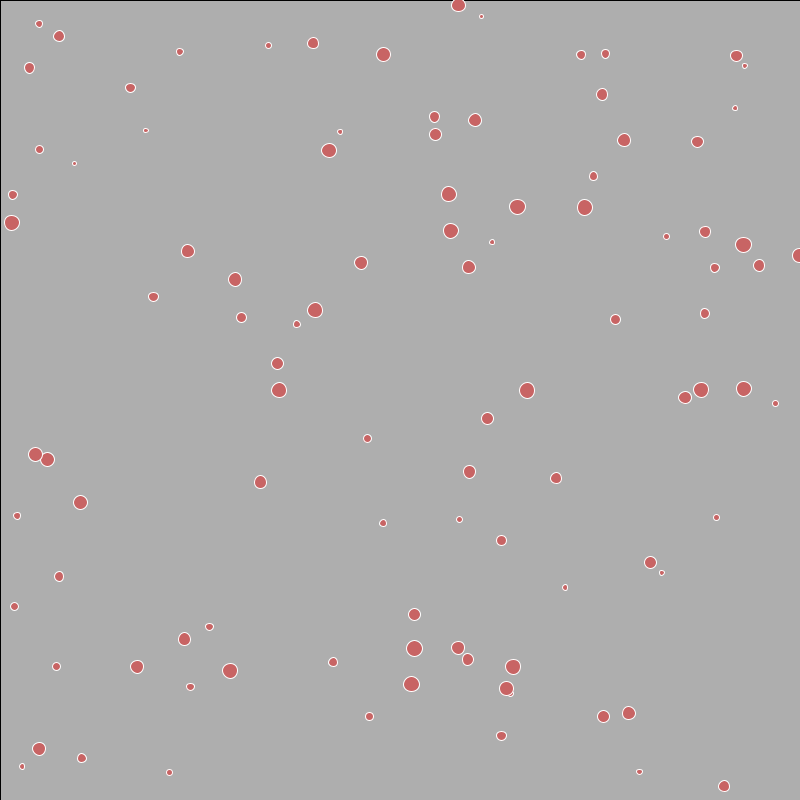
Frame 1 (no input)
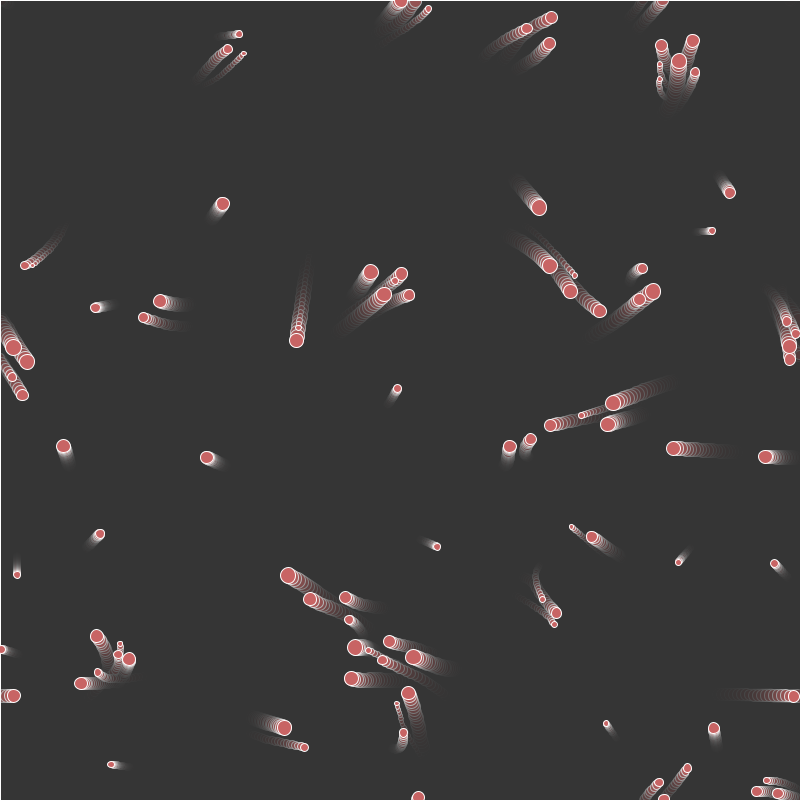
Frame 60 (the mouse pressed at the canvas centre just before this capture)
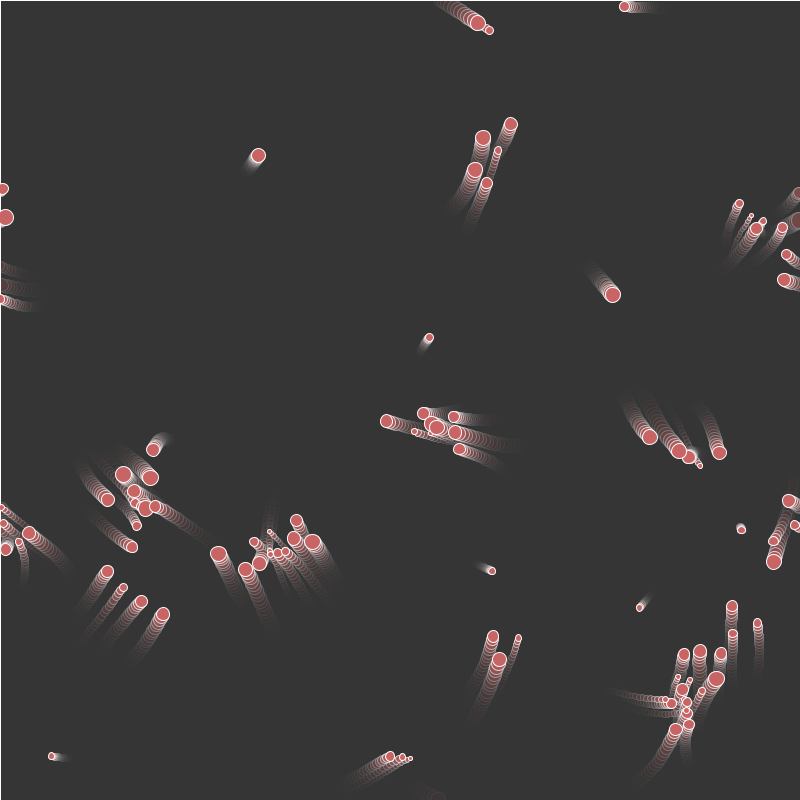
Frame 120 (the mouse held since frame 60 and released just before this capture)

The Processing sketch that drew these frames (run headless with seeded random() and noise(); from frame 60 on, the mouse is pressed at the canvas centre):

// Processing sketch: ENJAMBRE_BOIDS_ABSTRACTO
// ── ENJAMBRE_BOIDS_ABSTRACTO.pde
ArrayList<NPC> npcs = new ArrayList<>();
int numNPCs = 100;

void setup() {
  size(800, 800);
  
  // Crear NPCs
  for (int i = 0; i < numNPCs; i++) {
    npcs.add(new NPC(random(width), random(height), random(4, 16)));  // Tamaño aleatorio entre 4 y 16
  }
}

void draw() {
  //background(51, 50);
    blendMode(BLEND);
  
  // Dibujar un fondo blanco semitransparente
  fill(51, 50); // Color blanco con transparencia
  rect(0, 0, width, height); // Dibujar un rectángulo del tamaño de la ventana
  
  
  // Actualizar y dibujar NPCs
  for (NPC npc : npcs) {
    npc.flock(npcs);  // Aplicar comportamiento de flocking
    npc.update();
    npc.edges();  // Mantener a los NPCs dentro del canvas
    npc.display();
  }
}

// Clase NPC (o boid)
class NPC {
  PVector position;
  PVector velocity;
  PVector acceleration;
  float maxSpeed = 4;  // Velocidad máxima
  float maxForce = 0.1;  // Fuerza máxima de aceleración
  float size;  // Tamaño del NPC pasado como parámetro

  NPC(float x, float y, float size) {
    position = new PVector(x, y);
    velocity = PVector.random2D();
    acceleration = new PVector(0, 0);
    this.size = size;  // Tamaño del NPC pasado como parámetro
  }

  void applyForce(PVector force) {
    acceleration.add(force);  // Aplicar una fuerza a la aceleración
  }

  void flock(ArrayList<NPC> npcs) {
    PVector separation = separate(npcs);  // Evitar colisiones
    PVector alignment = align(npcs);  // Alinear dirección con el grupo
    PVector cohesion = cohesion(npcs);  // Moverse hacia el centro del grupo
    
    // Ajustar el peso de cada comportamiento
    separation.mult(1.5);  // Separación más fuerte
    alignment.mult(1.0);
    cohesion.mult(1.0);
    
    // Aplicar las fuerzas resultantes
    applyForce(separation);
    applyForce(alignment);
    applyForce(cohesion);
  }

  PVector separate(ArrayList<NPC> npcs) {
    float desiredSeparation = size * 2;  // Separación basada en el tamaño del NPC
    PVector steer = new PVector(0, 0);
    int count = 0;
    
    for (NPC other : npcs) {
      float d = PVector.dist(position, other.position);
      if (d > 0 && d < desiredSeparation) {
        PVector diff = PVector.sub(position, other.position);
        diff.normalize();
        diff.div(d);
        steer.add(diff);
        count++;
      }
    }
    
    if (count > 0) {
      steer.div(count);
    }
    
    if (steer.mag() > 0) {
      steer.setMag(maxSpeed);
      steer.sub(velocity);
      steer.limit(maxForce);
    }
    
    return steer;
  }

  PVector align(ArrayList<NPC> npcs) {
    float neighborDist = 50;
    PVector sum = new PVector(0, 0);
    int count = 0;
    
    for (NPC other : npcs) {
      float d = PVector.dist(position, other.position);
      if (d > 0 && d < neighborDist) {
        sum.add(other.velocity);
        count++;
      }
    }
    
    if (count > 0) {
      sum.div(count);
      sum.setMag(maxSpeed);
      PVector steer = PVector.sub(sum, velocity);
      steer.limit(maxForce);
      return steer;
    } else {
      return new PVector(0, 0);
    }
  }

  PVector cohesion(ArrayList<NPC> npcs) {
    float neighborDist = 50;
    PVector sum = new PVector(0, 0);
    int count = 0;
    
    for (NPC other : npcs) {
      float d = PVector.dist(position, other.position);
      if (d > 0 && d < neighborDist) {
        sum.add(other.position);
        count++;
      }
    }
    
    if (count > 0) {
      sum.div(count);
      return seek(sum);
    } else {
      return new PVector(0, 0);
    }
  }

  PVector seek(PVector target) {
    PVector desired = PVector.sub(target, position);
    desired.setMag(maxSpeed);
    PVector steer = PVector.sub(desired, velocity);
    steer.limit(maxForce);
    return steer;
  }

  void update() {
    velocity.add(acceleration);
    velocity.limit(maxSpeed);
    position.add(velocity);
    acceleration.mult(0);
  }

  void edges() {
    if (position.x > width) position.x = 0;
    if (position.x < 0) position.x = width;
    if (position.y > height) position.y = 0;
    if (position.y < 0) position.y = height;
  }

  void display() {
    fill(200, 100, 100);
    stroke(255);
    ellipse(position.x, position.y, size, size);
  }
}
